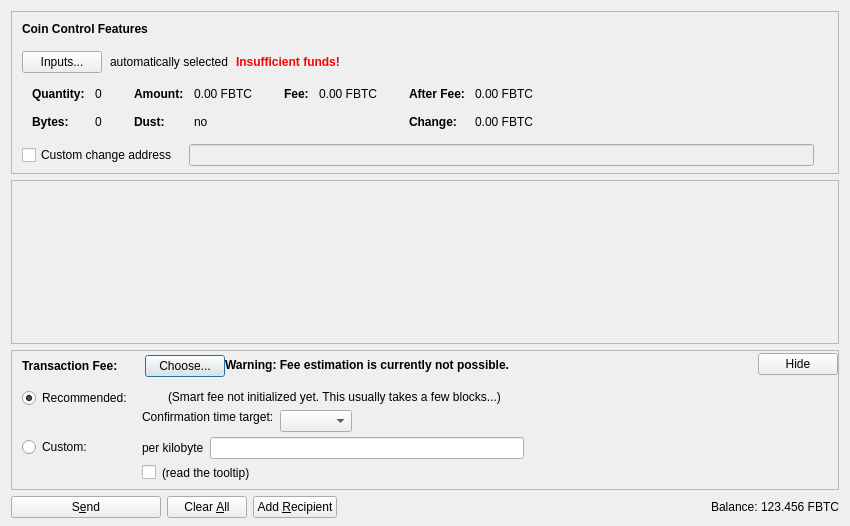
<?xml version="1.0" encoding="UTF-8"?>
<ui version="4.0">
 <class>SendCoinsDialog</class>
 <widget class="QDialog" name="SendCoinsDialog">
  <property name="geometry">
   <rect>
    <x>0</x>
    <y>0</y>
    <width>850</width>
    <height>526</height>
   </rect>
  </property>
  <property name="windowTitle">
   <string>Send Coins</string>
  </property>
  <layout class="QVBoxLayout" name="verticalLayout" stretch="0,1,0,0">
   <property name="bottomMargin">
    <number>8</number>
   </property>
   <item>
    <widget class="QFrame" name="frameCoinControl">
     <property name="sizePolicy">
      <sizepolicy hsizetype="Expanding" vsizetype="Expanding">
       <horstretch>0</horstretch>
       <verstretch>0</verstretch>
      </sizepolicy>
     </property>
     <property name="maximumSize">
      <size>
       <width>16777215</width>
       <height>16777215</height>
      </size>
     </property>
     <property name="frameShape">
      <enum>QFrame::StyledPanel</enum>
     </property>
     <property name="frameShadow">
      <enum>QFrame::Sunken</enum>
     </property>
     <layout class="QVBoxLayout" name="verticalLayoutCoinControl2">
      <property name="spacing">
       <number>0</number>
      </property>
      <property name="leftMargin">
       <number>0</number>
      </property>
      <property name="topMargin">
       <number>0</number>
      </property>
      <property name="rightMargin">
       <number>0</number>
      </property>
      <property name="bottomMargin">
       <number>6</number>
      </property>
      <item>
       <layout class="QVBoxLayout" name="verticalLayoutCoinControl" stretch="0,0,0,0,1">
        <property name="spacing">
         <number>0</number>
        </property>
        <property name="leftMargin">
         <number>10</number>
        </property>
        <property name="topMargin">
         <number>10</number>
        </property>
        <item>
         <layout class="QHBoxLayout" name="horizontalLayoutCoinControl1">
          <property name="bottomMargin">
           <number>15</number>
          </property>
          <item>
           <widget class="QLabel" name="labelCoinControlFeatures">
            <property name="sizePolicy">
             <sizepolicy hsizetype="Preferred" vsizetype="Maximum">
              <horstretch>0</horstretch>
              <verstretch>0</verstretch>
             </sizepolicy>
            </property>
            <property name="font">
             <font>
              <weight>75</weight>
              <bold>true</bold>
             </font>
            </property>
            <property name="styleSheet">
             <string notr="true">font-weight:bold;</string>
            </property>
            <property name="text">
             <string>Coin Control Features</string>
            </property>
           </widget>
          </item>
         </layout>
        </item>
        <item>
         <layout class="QHBoxLayout" name="horizontalLayoutCoinControl2" stretch="0,0,0,0">
          <property name="spacing">
           <number>8</number>
          </property>
          <property name="bottomMargin">
           <number>10</number>
          </property>
          <item>
           <widget class="QPushButton" name="pushButtonCoinControl">
            <property name="styleSheet">
             <string notr="true"/>
            </property>
            <property name="text">
             <string>Inputs...</string>
            </property>
            <property name="autoDefault">
             <bool>false</bool>
            </property>
           </widget>
          </item>
          <item>
           <widget class="QLabel" name="labelCoinControlAutomaticallySelected">
            <property name="text">
             <string>automatically selected</string>
            </property>
            <property name="margin">
             <number>5</number>
            </property>
           </widget>
          </item>
          <item>
           <widget class="QLabel" name="labelCoinControlInsuffFunds">
            <property name="font">
             <font>
              <weight>75</weight>
              <bold>true</bold>
             </font>
            </property>
            <property name="styleSheet">
             <string notr="true">color:red;font-weight:bold;</string>
            </property>
            <property name="text">
             <string>Insufficient funds!</string>
            </property>
            <property name="margin">
             <number>5</number>
            </property>
           </widget>
          </item>
          <item>
           <spacer name="horizontalSpacerCoinControl">
            <property name="orientation">
             <enum>Qt::Horizontal</enum>
            </property>
            <property name="sizeHint" stdset="0">
             <size>
              <width>40</width>
              <height>1</height>
             </size>
            </property>
           </spacer>
          </item>
         </layout>
        </item>
        <item>
         <widget class="QWidget" name="widgetCoinControl" native="true">
          <property name="sizePolicy">
           <sizepolicy hsizetype="Preferred" vsizetype="Preferred">
            <horstretch>0</horstretch>
            <verstretch>0</verstretch>
           </sizepolicy>
          </property>
          <property name="minimumSize">
           <size>
            <width>0</width>
            <height>0</height>
           </size>
          </property>
          <property name="styleSheet">
           <string notr="true"/>
          </property>
          <layout class="QHBoxLayout" name="horizontalLayoutCoinControl5">
           <property name="leftMargin">
            <number>0</number>
           </property>
           <property name="topMargin">
            <number>0</number>
           </property>
           <property name="rightMargin">
            <number>0</number>
           </property>
           <property name="bottomMargin">
            <number>0</number>
           </property>
           <item>
            <layout class="QHBoxLayout" name="horizontalLayoutCoinControl3" stretch="0,0,0,1">
             <property name="spacing">
              <number>20</number>
             </property>
             <property name="topMargin">
              <number>0</number>
             </property>
             <property name="bottomMargin">
              <number>10</number>
             </property>
             <item>
              <layout class="QFormLayout" name="formLayoutCoinControl1">
               <property name="horizontalSpacing">
                <number>10</number>
               </property>
               <property name="verticalSpacing">
                <number>14</number>
               </property>
               <property name="leftMargin">
                <number>10</number>
               </property>
               <property name="topMargin">
                <number>4</number>
               </property>
               <property name="rightMargin">
                <number>6</number>
               </property>
               <item row="0" column="0">
                <widget class="QLabel" name="labelCoinControlQuantityText">
                 <property name="font">
                  <font>
                   <weight>75</weight>
                   <bold>true</bold>
                  </font>
                 </property>
                 <property name="text">
                  <string>Quantity:</string>
                 </property>
                 <property name="margin">
                  <number>0</number>
                 </property>
                </widget>
               </item>
               <item row="0" column="1">
                <widget class="QLabel" name="labelCoinControlQuantity">
                 <property name="cursor">
                  <cursorShape>IBeamCursor</cursorShape>
                 </property>
                 <property name="contextMenuPolicy">
                  <enum>Qt::ActionsContextMenu</enum>
                 </property>
                 <property name="text">
                  <string notr="true">0</string>
                 </property>
                 <property name="margin">
                  <number>0</number>
                 </property>
                 <property name="textInteractionFlags">
                  <set>Qt::LinksAccessibleByMouse|Qt::TextSelectableByKeyboard|Qt::TextSelectableByMouse</set>
                 </property>
                </widget>
               </item>
               <item row="1" column="0">
                <widget class="QLabel" name="labelCoinControlBytesText">
                 <property name="font">
                  <font>
                   <weight>75</weight>
                   <bold>true</bold>
                  </font>
                 </property>
                 <property name="text">
                  <string>Bytes:</string>
                 </property>
                </widget>
               </item>
               <item row="1" column="1">
                <widget class="QLabel" name="labelCoinControlBytes">
                 <property name="cursor">
                  <cursorShape>IBeamCursor</cursorShape>
                 </property>
                 <property name="contextMenuPolicy">
                  <enum>Qt::ActionsContextMenu</enum>
                 </property>
                 <property name="text">
                  <string notr="true">0</string>
                 </property>
                 <property name="textInteractionFlags">
                  <set>Qt::LinksAccessibleByMouse|Qt::TextSelectableByKeyboard|Qt::TextSelectableByMouse</set>
                 </property>
                </widget>
               </item>
              </layout>
             </item>
             <item>
              <layout class="QFormLayout" name="formLayoutCoinControl2">
               <property name="horizontalSpacing">
                <number>10</number>
               </property>
               <property name="verticalSpacing">
                <number>14</number>
               </property>
               <property name="leftMargin">
                <number>6</number>
               </property>
               <property name="topMargin">
                <number>4</number>
               </property>
               <property name="rightMargin">
                <number>6</number>
               </property>
               <item row="0" column="0">
                <widget class="QLabel" name="labelCoinControlAmountText">
                 <property name="font">
                  <font>
                   <weight>75</weight>
                   <bold>true</bold>
                  </font>
                 </property>
                 <property name="text">
                  <string>Amount:</string>
                 </property>
                 <property name="margin">
                  <number>0</number>
                 </property>
                </widget>
               </item>
               <item row="0" column="1">
                <widget class="QLabel" name="labelCoinControlAmount">
                 <property name="cursor">
                  <cursorShape>IBeamCursor</cursorShape>
                 </property>
                 <property name="contextMenuPolicy">
                  <enum>Qt::ActionsContextMenu</enum>
                 </property>
                 <property name="text">
                  <string notr="true">0.00 FBTC</string>
                 </property>
                 <property name="textInteractionFlags">
                  <set>Qt::LinksAccessibleByMouse|Qt::TextSelectableByKeyboard|Qt::TextSelectableByMouse</set>
                 </property>
                </widget>
               </item>
               <item row="1" column="0">
                <widget class="QLabel" name="labelCoinControlLowOutputText">
                 <property name="font">
                  <font>
                   <weight>75</weight>
                   <bold>true</bold>
                  </font>
                 </property>
                 <property name="text">
                  <string>Dust:</string>
                 </property>
                </widget>
               </item>
               <item row="1" column="1">
                <widget class="QLabel" name="labelCoinControlLowOutput">
                 <property name="cursor">
                  <cursorShape>IBeamCursor</cursorShape>
                 </property>
                 <property name="contextMenuPolicy">
                  <enum>Qt::ActionsContextMenu</enum>
                 </property>
                 <property name="text">
                  <string notr="true">no</string>
                 </property>
                 <property name="textInteractionFlags">
                  <set>Qt::LinksAccessibleByMouse|Qt::TextSelectableByKeyboard|Qt::TextSelectableByMouse</set>
                 </property>
                </widget>
               </item>
              </layout>
             </item>
             <item>
              <layout class="QFormLayout" name="formLayoutCoinControl3">
               <property name="horizontalSpacing">
                <number>10</number>
               </property>
               <property name="verticalSpacing">
                <number>14</number>
               </property>
               <property name="leftMargin">
                <number>6</number>
               </property>
               <property name="topMargin">
                <number>4</number>
               </property>
               <property name="rightMargin">
                <number>6</number>
               </property>
               <item row="0" column="0">
                <widget class="QLabel" name="labelCoinControlFeeText">
                 <property name="font">
                  <font>
                   <weight>75</weight>
                   <bold>true</bold>
                  </font>
                 </property>
                 <property name="text">
                  <string>Fee:</string>
                 </property>
                 <property name="margin">
                  <number>0</number>
                 </property>
                </widget>
               </item>
               <item row="0" column="1">
                <widget class="QLabel" name="labelCoinControlFee">
                 <property name="cursor">
                  <cursorShape>IBeamCursor</cursorShape>
                 </property>
                 <property name="contextMenuPolicy">
                  <enum>Qt::ActionsContextMenu</enum>
                 </property>
                 <property name="text">
                  <string notr="true">0.00 FBTC</string>
                 </property>
                 <property name="textInteractionFlags">
                  <set>Qt::LinksAccessibleByMouse|Qt::TextSelectableByKeyboard|Qt::TextSelectableByMouse</set>
                 </property>
                </widget>
               </item>
              </layout>
             </item>
             <item>
              <layout class="QFormLayout" name="formLayoutCoinControl4">
               <property name="horizontalSpacing">
                <number>10</number>
               </property>
               <property name="verticalSpacing">
                <number>14</number>
               </property>
               <property name="leftMargin">
                <number>6</number>
               </property>
               <property name="topMargin">
                <number>4</number>
               </property>
               <property name="rightMargin">
                <number>6</number>
               </property>
               <item row="0" column="0">
                <widget class="QLabel" name="labelCoinControlAfterFeeText">
                 <property name="font">
                  <font>
                   <weight>75</weight>
                   <bold>true</bold>
                  </font>
                 </property>
                 <property name="text">
                  <string>After Fee:</string>
                 </property>
                 <property name="margin">
                  <number>0</number>
                 </property>
                </widget>
               </item>
               <item row="0" column="1">
                <widget class="QLabel" name="labelCoinControlAfterFee">
                 <property name="cursor">
                  <cursorShape>IBeamCursor</cursorShape>
                 </property>
                 <property name="contextMenuPolicy">
                  <enum>Qt::ActionsContextMenu</enum>
                 </property>
                 <property name="text">
                  <string notr="true">0.00 FBTC</string>
                 </property>
                 <property name="textInteractionFlags">
                  <set>Qt::LinksAccessibleByMouse|Qt::TextSelectableByKeyboard|Qt::TextSelectableByMouse</set>
                 </property>
                </widget>
               </item>
               <item row="1" column="0">
                <widget class="QLabel" name="labelCoinControlChangeText">
                 <property name="font">
                  <font>
                   <weight>75</weight>
                   <bold>true</bold>
                  </font>
                 </property>
                 <property name="text">
                  <string>Change:</string>
                 </property>
                </widget>
               </item>
               <item row="1" column="1">
                <widget class="QLabel" name="labelCoinControlChange">
                 <property name="cursor">
                  <cursorShape>IBeamCursor</cursorShape>
                 </property>
                 <property name="contextMenuPolicy">
                  <enum>Qt::ActionsContextMenu</enum>
                 </property>
                 <property name="text">
                  <string notr="true">0.00 FBTC</string>
                 </property>
                 <property name="textInteractionFlags">
                  <set>Qt::LinksAccessibleByMouse|Qt::TextSelectableByKeyboard|Qt::TextSelectableByMouse</set>
                 </property>
                </widget>
               </item>
              </layout>
             </item>
            </layout>
           </item>
          </layout>
         </widget>
        </item>
        <item>
         <layout class="QHBoxLayout" name="horizontalLayoutCoinControl4" stretch="0,0,0">
          <property name="spacing">
           <number>12</number>
          </property>
          <property name="sizeConstraint">
           <enum>QLayout::SetDefaultConstraint</enum>
          </property>
          <property name="topMargin">
           <number>5</number>
          </property>
          <property name="rightMargin">
           <number>5</number>
          </property>
          <item>
           <widget class="QCheckBox" name="checkBoxCoinControlChange">
            <property name="toolTip">
             <string>If this is activated, but the change address is empty or invalid, change will be sent to a newly generated address.</string>
            </property>
            <property name="text">
             <string>Custom change address</string>
            </property>
           </widget>
          </item>
          <item>
           <widget class="QValidatedLineEdit" name="lineEditCoinControlChange">
            <property name="enabled">
             <bool>false</bool>
            </property>
            <property name="sizePolicy">
             <sizepolicy hsizetype="Expanding" vsizetype="Fixed">
              <horstretch>0</horstretch>
              <verstretch>0</verstretch>
             </sizepolicy>
            </property>
           </widget>
          </item>
          <item>
           <widget class="QLabel" name="labelCoinControlChangeLabel">
            <property name="sizePolicy">
             <sizepolicy hsizetype="Preferred" vsizetype="Expanding">
              <horstretch>0</horstretch>
              <verstretch>0</verstretch>
             </sizepolicy>
            </property>
            <property name="minimumSize">
             <size>
              <width>0</width>
              <height>0</height>
             </size>
            </property>
            <property name="text">
             <string/>
            </property>
            <property name="margin">
             <number>3</number>
            </property>
           </widget>
          </item>
         </layout>
        </item>
        <item>
         <spacer name="verticalSpacerCoinControl">
          <property name="orientation">
           <enum>Qt::Vertical</enum>
          </property>
          <property name="sizeHint" stdset="0">
           <size>
            <width>800</width>
            <height>1</height>
           </size>
          </property>
         </spacer>
        </item>
       </layout>
      </item>
     </layout>
    </widget>
   </item>
   <item>
    <widget class="QScrollArea" name="scrollArea">
     <property name="widgetResizable">
      <bool>true</bool>
     </property>
     <widget class="QWidget" name="scrollAreaWidgetContents">
      <property name="geometry">
       <rect>
        <x>0</x>
        <y>0</y>
        <width>830</width>
        <height>104</height>
       </rect>
      </property>
      <layout class="QVBoxLayout" name="verticalLayout_2" stretch="0,1">
       <property name="leftMargin">
        <number>0</number>
       </property>
       <property name="topMargin">
        <number>0</number>
       </property>
       <property name="rightMargin">
        <number>0</number>
       </property>
       <property name="bottomMargin">
        <number>0</number>
       </property>
       <item>
        <layout class="QVBoxLayout" name="entries">
         <property name="spacing">
          <number>6</number>
         </property>
        </layout>
       </item>
       <item>
        <spacer name="verticalSpacer">
         <property name="orientation">
          <enum>Qt::Vertical</enum>
         </property>
         <property name="sizeHint" stdset="0">
          <size>
           <width>20</width>
           <height>40</height>
          </size>
         </property>
        </spacer>
       </item>
      </layout>
     </widget>
    </widget>
   </item>
   <item>
    <widget class="QFrame" name="frameFee">
     <property name="sizePolicy">
      <sizepolicy hsizetype="Expanding" vsizetype="Expanding">
       <horstretch>0</horstretch>
       <verstretch>0</verstretch>
      </sizepolicy>
     </property>
     <property name="maximumSize">
      <size>
       <width>16777215</width>
       <height>16777215</height>
      </size>
     </property>
     <property name="frameShape">
      <enum>QFrame::StyledPanel</enum>
     </property>
     <property name="frameShadow">
      <enum>QFrame::Sunken</enum>
     </property>
     <layout class="QVBoxLayout" name="verticalLayoutFee1">
      <property name="spacing">
       <number>0</number>
      </property>
      <property name="leftMargin">
       <number>0</number>
      </property>
      <property name="topMargin">
       <number>0</number>
      </property>
      <property name="rightMargin">
       <number>0</number>
      </property>
      <property name="bottomMargin">
       <number>0</number>
      </property>
      <item>
       <layout class="QVBoxLayout" name="verticalLayoutFee2" stretch="0,0,0">
        <property name="spacing">
         <number>0</number>
        </property>
        <property name="leftMargin">
         <number>10</number>
        </property>
        <property name="topMargin">
         <number>0</number>
        </property>
        <item>
         <layout class="QHBoxLayout" name="horizontalLayoutFee1">
          <property name="bottomMargin">
           <number>0</number>
          </property>
          <item>
           <layout class="QVBoxLayout" name="verticalLayoutFee7">
            <property name="spacing">
             <number>0</number>
            </property>
            <item>
             <spacer name="verticalSpacerSmartFee">
              <property name="orientation">
               <enum>Qt::Vertical</enum>
              </property>
              <property name="sizeType">
               <enum>QSizePolicy::Fixed</enum>
              </property>
              <property name="sizeHint" stdset="0">
               <size>
                <width>1</width>
                <height>4</height>
               </size>
              </property>
             </spacer>
            </item>
            <item>
             <layout class="QHBoxLayout" name="horizontalLayoutSmartFee">
              <property name="spacing">
               <number>10</number>
              </property>
              <item>
               <widget class="QLabel" name="labelFeeHeadline">
                <property name="sizePolicy">
                 <sizepolicy hsizetype="Preferred" vsizetype="Maximum">
                  <horstretch>0</horstretch>
                  <verstretch>0</verstretch>
                 </sizepolicy>
                </property>
                <property name="font">
                 <font>
                  <weight>75</weight>
                  <bold>true</bold>
                 </font>
                </property>
                <property name="styleSheet">
                 <string notr="true">font-weight:bold;</string>
                </property>
                <property name="text">
                 <string>Transaction Fee:</string>
                </property>
               </widget>
              </item>
              <item>
               <widget class="QLabel" name="labelFeeMinimized">
                <property name="text">
                 <string/>
                </property>
               </widget>
              </item>
              <item>
               <widget class="QPushButton" name="buttonChooseFee">
                <property name="text">
                 <string>Choose...</string>
                </property>
               </widget>
              </item>
             </layout>
            </item>
            <item>
             <spacer name="verticalSpacer_5">
              <property name="orientation">
               <enum>Qt::Vertical</enum>
              </property>
              <property name="sizeHint" stdset="0">
               <size>
                <width>1</width>
                <height>1</height>
               </size>
              </property>
             </spacer>
            </item>
           </layout>
          </item>
          <item>
           <widget class="QLabel" name="fallbackFeeWarningLabel">
            <property name="toolTip">
             <string>Using the fallbackfee can result in sending a transaction that will take several hours or days (or never) to confirm. Consider choosing your fee manually or wait until you have validated the complete chain.</string>
            </property>
            <property name="font">
            <font>
                <weight>75</weight>
                <bold>true</bold>
            </font>
            </property>
            <property name="text">
             <string>Warning: Fee estimation is currently not possible.</string>
            </property>
            <property name="wordWrap">
             <bool>false</bool>
            </property>
           </widget>
          </item>
          <item>
           <spacer name="horizontalSpacer_4">
            <property name="orientation">
             <enum>Qt::Horizontal</enum>
            </property>
            <property name="sizeType">
             <enum>QSizePolicy::MinimumExpanding</enum>
            </property>
            <property name="sizeHint" stdset="0">
             <size>
              <width>40</width>
              <height>20</height>
             </size>
            </property>
           </spacer>
          </item>
          <item>
           <widget class="QPushButton" name="buttonMinimizeFee">
            <property name="toolTip">
             <string>collapse fee-settings</string>
            </property>
            <property name="text">
             <string>Hide</string>
            </property>
           </widget>
          </item>
         </layout>
        </item>
        <item>
         <widget class="QFrame" name="frameFeeSelection">
          <layout class="QVBoxLayout" name="verticalLayoutFee12">
           <property name="spacing">
            <number>0</number>
           </property>
           <property name="leftMargin">
            <number>0</number>
           </property>
           <property name="topMargin">
            <number>0</number>
           </property>
           <property name="rightMargin">
            <number>0</number>
           </property>
           <property name="bottomMargin">
            <number>0</number>
           </property>
           <item>
            <layout class="QGridLayout" name="gridLayoutFee">
             <property name="topMargin">
              <number>10</number>
             </property>
             <property name="bottomMargin">
              <number>4</number>
             </property>
             <property name="horizontalSpacing">
              <number>10</number>
             </property>
             <property name="verticalSpacing">
              <number>4</number>
             </property>
             <item row="1" column="1">
              <layout class="QVBoxLayout" name="verticalLayoutFee8">
               <property name="spacing">
                <number>6</number>
               </property>
               <item>
                <layout class="QHBoxLayout" name="horizontalLayoutFee13">
                 <item>
                  <widget class="QLabel" name="labelCustomPerKilobyte">
                   <property name="toolTip">
                    <string>If the custom fee is set to 1000 satoshis and the transaction is only 250 bytes, then &quot;per kilobyte&quot; only pays 250 satoshis in fee, while &quot;total at least&quot; pays 1000 satoshis. For transactions bigger than a kilobyte both pay by kilobyte.</string>
                   </property>
                   <property name="text">
                    <string>per kilobyte</string>
                   </property>
                  </widget>
                 </item>
                 <item>
                  <widget class="BitcoinAmountField" name="customFee"/>
                 </item>
                 <item>
                  <spacer name="horizontalSpacer_6">
                   <property name="orientation">
                    <enum>Qt::Horizontal</enum>
                   </property>
                   <property name="sizeHint" stdset="0">
                    <size>
                     <width>1</width>
                     <height>1</height>
                    </size>
                   </property>
                  </spacer>
                 </item>
                </layout>
               </item>
               <item>
                <layout class="QHBoxLayout" name="horizontalLayoutFee8">
                 <item>
                  <widget class="QCheckBox" name="checkBoxMinimumFee">
                   <property name="toolTip">
                    <string>Paying only the minimum fee is just fine as long as there is less transaction volume than space in the blocks. But be aware that this can end up in a never confirming transaction once there is more demand for FBTC transactions than the network can process.</string>
                   </property>
                   <property name="text">
                    <string/>
                   </property>
                  </widget>
                 </item>
                 <item>
                  <widget class="QLabel" name="labelMinFeeWarning">
                   <property name="enabled">
                    <bool>true</bool>
                   </property>
                   <property name="toolTip">
                    <string>Paying only the minimum fee is just fine as long as there is less transaction volume than space in the blocks. But be aware that this can end up in a never confirming transaction once there is more demand for FBTC transactions than the network can process.</string>
                   </property>
                   <property name="text">
                    <string>(read the tooltip)</string>
                   </property>
                   <property name="margin">
                    <number>5</number>
                   </property>
                  </widget>
                 </item>
                 <item>
                  <spacer name="horizontalSpacer_2">
                   <property name="orientation">
                    <enum>Qt::Horizontal</enum>
                   </property>
                   <property name="sizeHint" stdset="0">
                    <size>
                     <width>1</width>
                     <height>1</height>
                    </size>
                   </property>
                  </spacer>
                 </item>
                </layout>
               </item>
              </layout>
             </item>
             <item row="0" column="0">
              <layout class="QVBoxLayout" name="verticalLayoutFee4" stretch="0,1">
               <item>
                <widget class="QRadioButton" name="radioSmartFee">
                 <property name="text">
                  <string>Recommended:</string>
                 </property>
                 <property name="checked">
                  <bool>true</bool>
                 </property>
                 <attribute name="buttonGroup">
                  <string notr="true">groupFee</string>
                 </attribute>
                </widget>
               </item>
               <item>
                <spacer name="verticalSpacer_2">
                 <property name="orientation">
                  <enum>Qt::Vertical</enum>
                 </property>
                 <property name="sizeHint" stdset="0">
                  <size>
                   <width>1</width>
                   <height>1</height>
                  </size>
                 </property>
                </spacer>
               </item>
              </layout>
             </item>
             <item row="1" column="0">
              <layout class="QVBoxLayout" name="verticalLayoutFee9" stretch="0,1">
               <item>
                <widget class="QRadioButton" name="radioCustomFee">
                 <property name="text">
                  <string>Custom:</string>
                 </property>
                 <attribute name="buttonGroup">
                  <string notr="true">groupFee</string>
                 </attribute>
                </widget>
               </item>
               <item>
                <spacer name="verticalSpacer_6">
                 <property name="orientation">
                  <enum>Qt::Vertical</enum>
                 </property>
                 <property name="sizeHint" stdset="0">
                  <size>
                   <width>1</width>
                   <height>1</height>
                  </size>
                 </property>
                </spacer>
               </item>
              </layout>
             </item>
             <item row="0" column="1">
              <layout class="QVBoxLayout" name="verticalLayoutFee3" stretch="0,0,1">
               <property name="spacing">
                <number>6</number>
               </property>
               <property name="topMargin">
                <number>2</number>
               </property>
               <item>
                <layout class="QHBoxLayout" name="horizontalLayoutFee12">
                 <item>
                  <widget class="QLabel" name="labelSmartFee">
                   <property name="text">
                    <string/>
                   </property>
                   <property name="margin">
                    <number>2</number>
                   </property>
                  </widget>
                 </item>
                 <item>
                  <widget class="QLabel" name="labelFeeEstimation">
                   <property name="text">
                    <string/>
                   </property>
                  </widget>
                 </item>
                 <item>
                  <widget class="QLabel" name="labelSmartFee2">
                   <property name="text">
                    <string>(Smart fee not initialized yet. This usually takes a few blocks...)</string>
                   </property>
                   <property name="margin">
                    <number>2</number>
                   </property>
                  </widget>
                 </item>
                 <item>
                  <spacer name="horizontalSpacer_5">
                   <property name="orientation">
                    <enum>Qt::Horizontal</enum>
                   </property>
                   <property name="sizeHint" stdset="0">
                    <size>
                     <width>1</width>
                     <height>1</height>
                    </size>
                   </property>
                  </spacer>
                 </item>
                </layout>
               </item>
               <item>
                <layout class="QHBoxLayout" name="horizontalLayoutFee9">
                 <item>
                  <layout class="QVBoxLayout" name="verticalLayoutFee6">
                   <item>
                    <widget class="QLabel" name="labelSmartFee3">
                     <property name="text">
                      <string>Confirmation time target:</string>
                     </property>
                     <property name="margin">
                      <number>2</number>
                     </property>
                    </widget>
                   </item>
                   <item>
                    <spacer name="verticalSpacer_3">
                     <property name="orientation">
                      <enum>Qt::Vertical</enum>
                     </property>
                     <property name="sizeHint" stdset="0">
                      <size>
                       <width>1</width>
                       <height>1</height>
                      </size>
                     </property>
                    </spacer>
                   </item>
                  </layout>
                 </item>
                 <item>
                  <layout class="QVBoxLayout" name="verticalLayoutFee5">
                   <property name="rightMargin">
                    <number>30</number>
                   </property>
                   <item>
                    <layout class="QHBoxLayout" name="horizontalLayoutConfTarget">
                     <property name="bottomMargin">
                      <number>0</number>
                     </property>
                     <item>
                      <widget class="QComboBox" name="confTargetSelector"/>
                     </item>
                     <item>
                      <spacer name="horizontalSpacerConfTarget">
                       <property name="orientation">
                        <enum>Qt::Horizontal</enum>
                       </property>
                       <property name="sizeHint" stdset="0">
                        <size>
                         <width>40</width>
                         <height>20</height>
                        </size>
                       </property>
                      </spacer>
                     </item>
                    </layout>
                   </item>
                  </layout>
                 </item>
                </layout>
               </item>
               <item>
                <spacer name="verticalSpacer_4">
                 <property name="orientation">
                  <enum>Qt::Vertical</enum>
                 </property>
                 <property name="sizeHint" stdset="0">
                  <size>
                   <width>1</width>
                   <height>1</height>
                  </size>
                 </property>
                </spacer>
               </item>
              </layout>
             </item>
            </layout>
           </item>
          </layout>
         </widget>
        </item>
        <item>
         <spacer name="verticalSpacerFee">
          <property name="orientation">
           <enum>Qt::Vertical</enum>
          </property>
          <property name="sizeHint" stdset="0">
           <size>
            <width>40</width>
            <height>5</height>
           </size>
          </property>
         </spacer>
        </item>
       </layout>
      </item>
     </layout>
    </widget>
   </item>
   <item>
    <layout class="QHBoxLayout" name="horizontalLayout">
     <item>
      <widget class="QPushButton" name="sendButton">
       <property name="minimumSize">
        <size>
         <width>150</width>
         <height>0</height>
        </size>
       </property>
       <property name="toolTip">
        <string>Confirm the send action</string>
       </property>
       <property name="text">
        <string>S&amp;end</string>
       </property>
       <property name="icon">
        <iconset resource="../bitcoin.qrc">
         <normaloff>:/icons/send</normaloff>:/icons/send</iconset>
       </property>
       <property name="autoDefault">
        <bool>false</bool>
       </property>
       <property name="default">
        <bool>false</bool>
       </property>
      </widget>
     </item>
     <item>
      <widget class="QPushButton" name="clearButton">
       <property name="sizePolicy">
        <sizepolicy hsizetype="Minimum" vsizetype="Fixed">
         <horstretch>0</horstretch>
         <verstretch>0</verstretch>
        </sizepolicy>
       </property>
       <property name="toolTip">
        <string>Clear all fields of the form.</string>
       </property>
       <property name="text">
        <string>Clear &amp;All</string>
       </property>
       <property name="icon">
        <iconset resource="../bitcoin.qrc">
         <normaloff>:/icons/remove</normaloff>:/icons/remove</iconset>
       </property>
       <property name="autoDefault">
        <bool>false</bool>
       </property>
      </widget>
     </item>
     <item>
      <widget class="QPushButton" name="addButton">
       <property name="toolTip">
        <string>Send to multiple recipients at once</string>
       </property>
       <property name="text">
        <string>Add &amp;Recipient</string>
       </property>
       <property name="icon">
        <iconset resource="../bitcoin.qrc">
         <normaloff>:/icons/add</normaloff>:/icons/add</iconset>
       </property>
       <property name="autoDefault">
        <bool>false</bool>
       </property>
      </widget>
     </item>
     <item>
      <spacer name="horizontalSpacer">
       <property name="orientation">
        <enum>Qt::Horizontal</enum>
       </property>
       <property name="sizeHint" stdset="0">
        <size>
         <width>40</width>
         <height>20</height>
        </size>
       </property>
      </spacer>
     </item>
     <item>
      <layout class="QHBoxLayout" name="horizontalLayout_2">
       <property name="spacing">
        <number>3</number>
       </property>
       <item>
        <widget class="QLabel" name="label">
         <property name="sizePolicy">
          <sizepolicy hsizetype="Preferred" vsizetype="Fixed">
           <horstretch>0</horstretch>
           <verstretch>0</verstretch>
          </sizepolicy>
         </property>
         <property name="text">
          <string>Balance:</string>
         </property>
        </widget>
       </item>
       <item>
        <widget class="QLabel" name="labelBalance">
         <property name="sizePolicy">
          <sizepolicy hsizetype="Preferred" vsizetype="Fixed">
           <horstretch>0</horstretch>
           <verstretch>0</verstretch>
          </sizepolicy>
         </property>
         <property name="cursor">
          <cursorShape>IBeamCursor</cursorShape>
         </property>
         <property name="text">
          <string notr="true">123.456 FBTC</string>
         </property>
         <property name="textInteractionFlags">
          <set>Qt::LinksAccessibleByMouse|Qt::TextSelectableByKeyboard|Qt::TextSelectableByMouse</set>
         </property>
        </widget>
       </item>
      </layout>
     </item>
    </layout>
   </item>
  </layout>
 </widget>
 <customwidgets>
  <customwidget>
   <class>QValidatedLineEdit</class>
   <extends>QLineEdit</extends>
   <header>qvalidatedlineedit.h</header>
  </customwidget>
  <customwidget>
   <class>BitcoinAmountField</class>
   <extends>QLineEdit</extends>
   <header>bitcoinamountfield.h</header>
   <container>1</container>
  </customwidget>
 </customwidgets>
 <resources>
  <include location="../bitcoin.qrc"/>
 </resources>
 <connections/>
 <buttongroups>
  <buttongroup name="groupFee"/>
 </buttongroups>
</ui>
